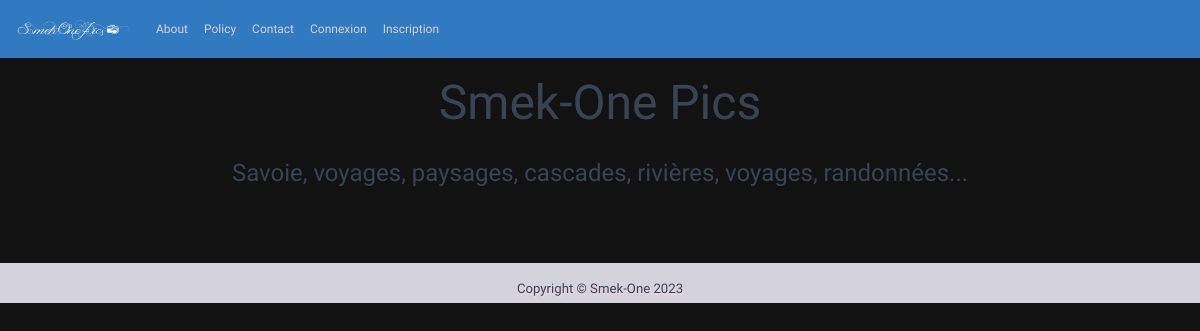
/, run on an earlier commit of the app's database.
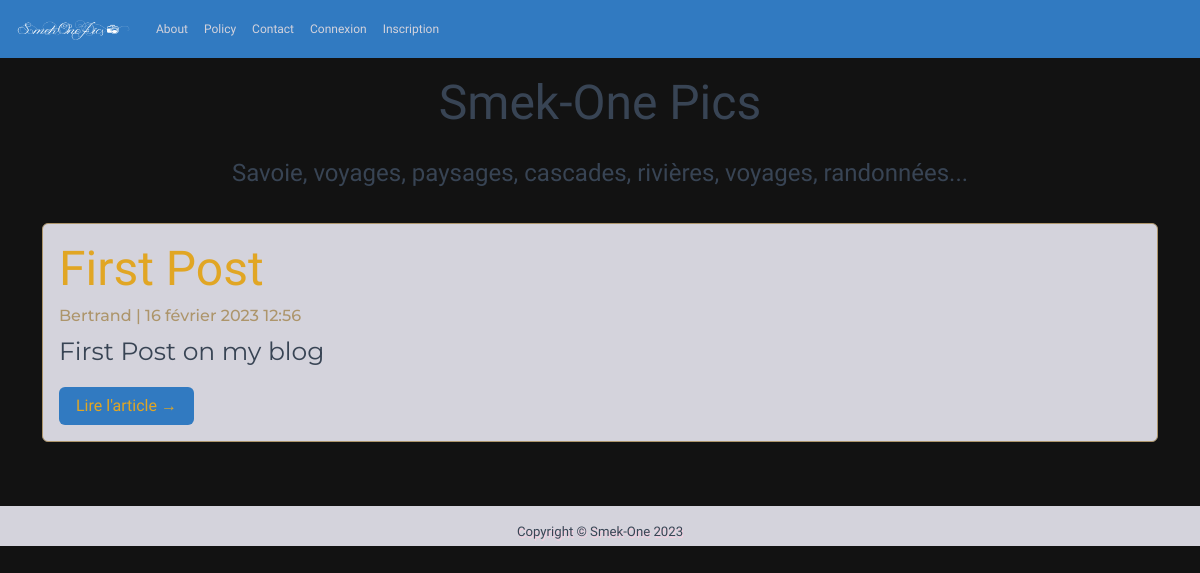
And on a later commit of the database.
### blog/models.py (models this page shows, shortened)
class Post(models.Model):
    title = models.CharField(max_length=200, unique=True)
    slug = models.SlugField(max_length=200, unique=True)
    author = models.ForeignKey(User, on_delete=models.CASCADE, related_name='blog_posts')
    updated_on = models.DateTimeField(auto_now=True)
    image1 = models.ImageField(upload_to="uploads/", null=True, blank=True)
    content = models.TextField(max_length=200)
    image2 = models.ImageField(upload_to="uploads/", null=True, blank=True)
    image3 = models.ImageField(upload_to="uploads/", null=True, blank=True)
    content2 = models.TextField(blank=True, max_length=200)
    image4 = models.ImageField(upload_to="uploads/", null=True, blank=True)
    image5 = models.ImageField(upload_to="uploads/", null=True, blank=True)
    created_on = models.DateTimeField(auto_now_add=True)
    status = models.IntegerField(choices=STATUS, default=0)
    class Meta:
        ordering = ['-created_on']

### blog/views.py (the view)
# urls.py: path('', views.PostList.as_view(), name='home'),
class PostList(generic.ListView):
    queryset = Post.objects.filter(status=1).order_by('-created_on')
    template_name = 'index.html'

### blog/templates/index.html (shortened to what this page needs)
{% extends "base.html" %}
{% load static %}
{% block content %}
<header class="masthead">
    <div class="container">
        <div class="row">
            <div class="col-md-12 text-center">
                <div class="site-heading">
                    <h2 class=" site-heading my-4 mt-3"> Smek-One Pics</h2>
                    <p class="fs-5">Savoie, voyages, paysages, cascades, rivières, voyages, randonnées...</p>
                </div>
            </div>
        </div>
    </div>
</header>
<div class="container">
    <div class="row">
        <div class="col-md-12 mt-3 center">
            {% for post in post_list %}
            <div class="card mb-4 border-black">
                <div class="card-body">
                    <h2 class="card-title">{{ post.title }}</h2>
                    <p class="card-text muted h6">{{ post.author }} | {{ post.created_on}} </p>
                    <p class="card-text">{{post.content|slice:":200" }}</p>
                    <a href="{% url 'post_detail' post.slug  %}" class="btn">Lire l'article &rarr;</a>
                </div>
            </div>
            {% endfor %}
        </div>
    </div>
</div>
{%endblock%}

### blog/templates/base.html (shortened to what this page needs)
{% load static %}
<!DOCTYPE html>
<html>
    <head>
        <link rel="stylesheet" href="{% static './css/style.css' %}">
        <link rel="stylesheet" href="{% static './css/bootstrap.min.css' %}" />
    </head>
    <body class="base">
        <nav class="navbar navbar-expand-lg" id="mainNav">
            <div class="container-fluid">
                <a class="navbar-brand" href="{% url 'home' %}">
                    <img src="{% static 'media/logoW.png' %}" class="logo" alt="logo">
                </a>
                <div class="collapse navbar-collapse" id="navbarResponsive">
                    <ul class="navbar-nav ml-auto">
                        <li class="nav-item">
                            <a class="nav-link" href="{% url 'about' %}">About</a>
                        </li>
                        <li class="nav-item">
                            <a class="nav-link" href="#">Policy</a>
                        </li>
                        <li class="nav-item">
                            <a class="nav-link" href="#">Contact</a>
                        </li>
                        </ul>
<ul class="navbar-nav ml-auto float-end">
          {% if user.is_authenticated %}
          <li class="nav-item active">
            <a class="nav-link" href="#">{{user}},</a>
          </li>
          <li class="nav-item active">
            <a class="nav-link" href="{% url 'logout' %}">Déconnexion</a>
          </li>
          {% else %}
          <li class="nav-item active">
            <a class="nav-link" href="{% url 'login' %}">Connexion</a>
          </li>
          <li class="nav-item active">
            <a class="nav-link" href="#">Inscription</a>
          </li>
          {% endif %}
        </ul>
                </div>
            </div>
        </nav>
        {% block content %}{% endblock content %}
        <footer class="footer">
            <p class="text-center p-3">Copyright &copy; Smek-One {% now 'Y' %}</p>
        </footer>
    </body>
</html>

### blog/static/css/style.css (style rules this page uses)
.base { background: url("/static/media/bg.jpeg") no-repeat; background-size: cover; font-family: 'Mynerve', cursive; }
body { position: relative; }
.navbar { background: #317AC1; }
h2 { color: #384454 !important; }
p { color: #384454; }
.nav-link { color: #D4D3DC !important; font-size: 1vw !important; }
.logo { width: 10vw; }
footer { margin-top: 5vh; position: relative; left: 0; bottom: 0; width: 100%; font-size: 1.1vw; height: 5vh; color: #5784BA !important; text-shadow: 1px 2px #F4CFDF !important; background: #D4D3DC; }
.card { background: #D4D3DC !important; color: #384454 !important; border: 1px solid #AD956B !important; }
.card-title { color: #E1A624 !important; }
.card-text { color: #384454 !important; font-size: 25px; font-family: 'Montserrat', sans-serif; }
.muted { color: #AD956B !important; }
.btn { color: #E1A624 !important; background: #317AC1 !important; }

What changed in the data, as far as the page shows it:
added Post: title "First Post", author "Bertrand", created_on "16 février 2023 12:56", content "First Post on my blog"
